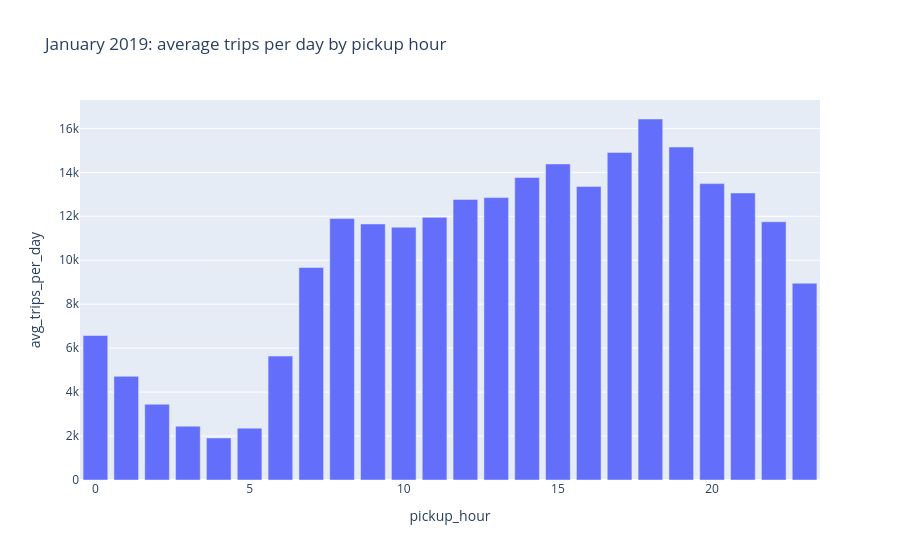

Notebook code cell kept with this figure:
### Code cell
# 1. Average trips per day for each pickup hour (January 2019)
df_hourly.plot.bar(x="pickup_hour", y="avg_trips_per_day",
                   title="January 2019: average trips per day by pickup hour")

### Figure 1 — Plotly figure (JSON) as saved in the notebook; plotly's stock layout.template omitted (floating-point values rounded to 4 significant figures)
{"data": [{"hovertemplate": "pickup_hour=%{x}<br>avg_trips_per_day=%{y}<extra></extra>", "legendgroup": "", "marker": {"color": "#636efa", "pattern": {"shape": ""}}, "name": "", "orientation": "v", "showlegend": false, "textposition": "auto", "type": "bar", "x": [0, 1, 2, 3, 4, 5, 6, 7, 8, 9, 10, 11, 12, 13, 14, 15, 16, 17, 18, 19, 20, 21, 22, 23], "xaxis": "x", "y": [6576.0, 4717.0, 3447.0, 2448.0, 1913.0, 2360.0, 5638.0, 9673.0, 11900.0, 11650.0, 11500.0, 11950.0, 12770.0, 12850.0, 13770.0, 14380.0, 13360.0, 14910.0, 16430.0, 15150.0, 13490.0, 13060.0, 11750.0, 8953.0], "yaxis": "y"}], "layout": {"barmode": "relative", "legend": {"tracegroupgap": 0}, "title": {"text": "January 2019: average trips per day by pickup hour"}, "xaxis": {"anchor": "y", "domain": [0.0, 1.0], "title": {"text": "pickup_hour"}}, "yaxis": {"anchor": "x", "domain": [0.0, 1.0], "title": {"text": "avg_trips_per_day"}}}}
